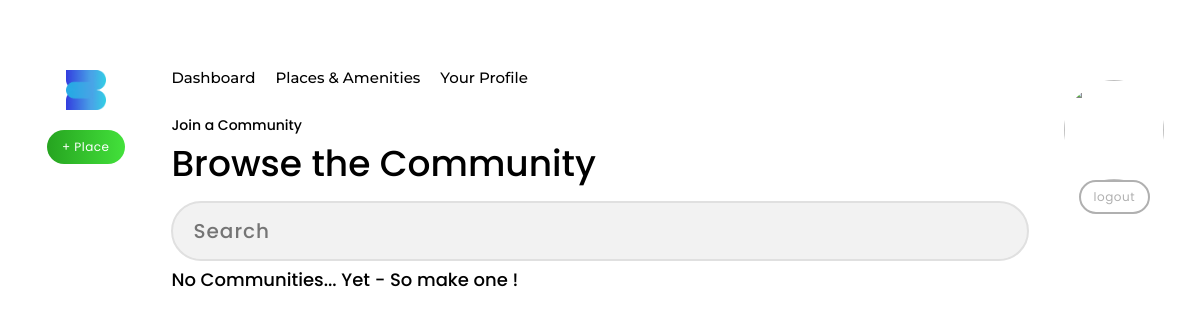
Before: /member/community with the older database file.
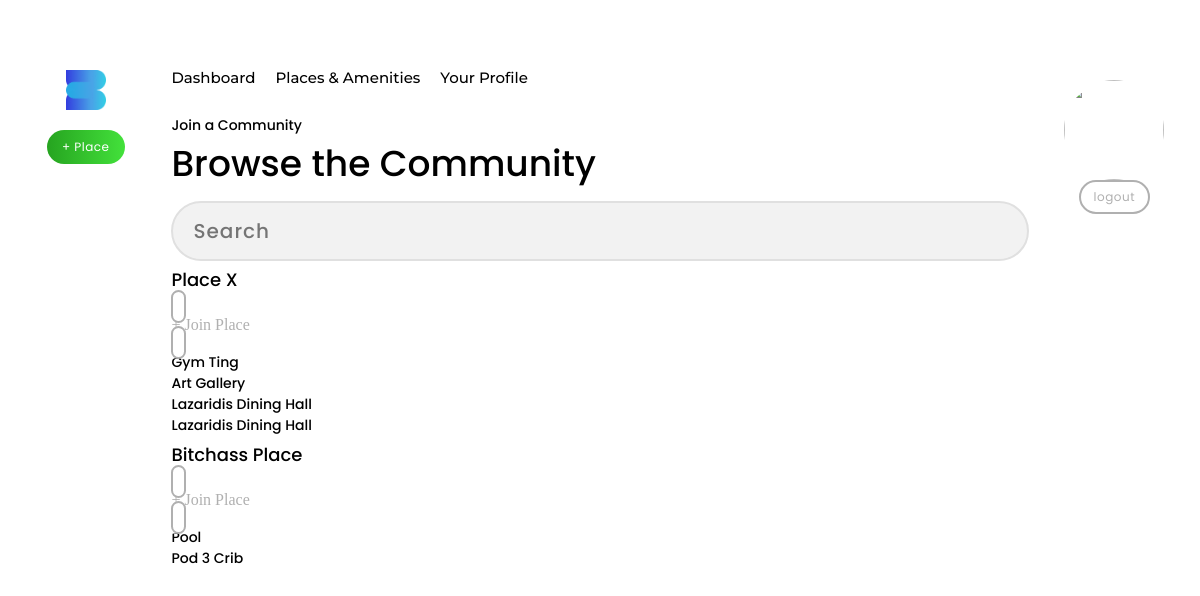
After: the same page with the newer database file.
### siteApp/models.py (models this page shows, shortened)
class Place(models.Model):
    name = models.CharField(max_length=200, blank=False, unique=True)
    email = models.CharField(max_length=200, blank=True, null=True)
    phone_number = PhoneNumberField(null=True, blank=True, unique=False)
    address = models.ForeignKey(
        "siteApp.Address", null=True, blank=True, on_delete=models.DO_NOTHING)
    capacity = models.IntegerField(null=True, blank=True)
    description = models.TextField(max_length=500, blank=True)
    image = models.ImageField(upload_to=user_upload_directory_path, null=True, blank=True)
    date_created = models.DateTimeField(auto_now_add=True)
    class Meta:
        ordering = ('date_created',)
    def __str__(self):
        return "{}".format(self.name)

class Amenity(models.Model):
    name = models.CharField(max_length=200, blank=False)
    place = models.ForeignKey(
        "siteApp.Place", blank=False, on_delete=models.CASCADE)
    subtitle = models.CharField(max_length=200, blank=True)
    description = models.CharField(max_length=200, blank=True)
    date_created = models.DateTimeField(auto_now_add=True)
    timeslots = models.JSONField(blank=True, null=True)
    image = models.ImageField(upload_to=user_upload_directory_path, null=True, blank=True)
    class Meta:
        ordering = ('date_created',)
    def __str__(self):
        return "{} | {}".format(self.name, self.place)

### memberApp/views.py (the view)
# urls.py: path('community', views.community_view, name="community"),
def community_view(request):
    page_title = "Browse the Community"
    page_subtitle = "Join a Community"
    places = Place.objects.all()
    place_amenity_groupings = {}
    for place in places:
        print(place)
        amenities = place.amenity_set.all()
        print(amenities)
        place_amenity_groupings[place] = amenities if amenities.count(
        ) > 0 else None
    print(place_amenity_groupings)
    context = {
        'page_title': page_title,
        'page_subtitle': page_subtitle,
        'place_amenity_groupings': place_amenity_groupings,
    }
    template_name = 'memberApp/community.html'
    return render(request, template_name, context)

### templates/memberApp/community.html
{% extends 'base.html' %}
{% load static %}
{% block pageheader %}
<div class="header3">{{page_subtitle}}</div>
<div class="header1">{{page_title}}</div>
{% endblock pageheader %}
{% block content %}
{% include "components/searchbar.html" %}
<div class="card card--grey">
{% if place_amenity_groupings %}
    {% for place, amenities in place_amenity_groupings.items %}
        <div class="header2">{{place}}</div>
        <a href="" class="button">
            <div class="button__text">+ Join Place</div>
        </a>
        <div class="card card--white">
            {% if amenities %}
                {% for amenity in amenities %}
                    {% include 'components/card--amenity.html' with amenity=amenity%}
                {% endfor %}
            {% else %}
                <div class="header2">Nothing here yet</div>
            {% endif %}
        </div>
    {% endfor %}
{% else %}
    <div class="header2">No Communities... Yet - So make one !</div>
{% endif %}
</div>
{% endblock content %}

### templates/components/card--amenity.html (shortened to what this page needs)
{% load static %}
    <div class="card--amenity__info">
        <div class="header3">{{amenity.name}}</div>
    </div>

Changed rows visible on the page:
added Place: name "Place X"
added Amenity: name "Gym Ting", shown under "Place X"
added Amenity: name "Art Gallery", shown under "Place X"
added Amenity: name "Lazaridis Dining Hall", shown under "Place X"
added Amenity: name "Lazaridis Dining Hall", shown under "Place X"
added Place: name "Bitchass Place"
added Amenity: name "Pool", shown under "Bitchass Place"
added Amenity: name "Pod 3 Crib", shown under "Bitchass Place"
Other visible differences:
text no longer shown: "No Communities... Yet - So make one !"
